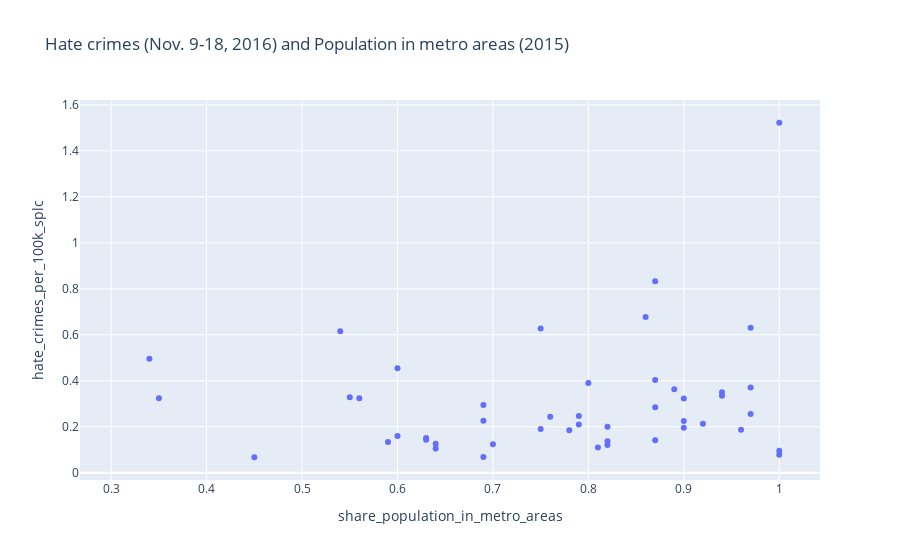

The code cell stored with this chart in its notebook:
### Code cell
metroarea_crime = hate_crimes[['state', 'share_population_in_metro_areas', 'hate_crimes_per_100k_splc']]

fig6 = px.scatter(metroarea_crime, 
                 x="share_population_in_metro_areas", 
                 y="hate_crimes_per_100k_splc",
                hover_name="state",
                title="Hate crimes (Nov. 9-18, 2016) and Population in metro areas (2015)")
fig6.show();

### Figure 1 — Plotly figure (JSON) as saved in the notebook; plotly's stock layout.template omitted (floating-point values rounded to 4 significant figures)
{"data": [{"hovertemplate": "<b>%{hovertext}</b><br><br>share_population_in_metro_areas=%{x}<br>hate_crimes_per_100k_splc=%{y}<extra></extra>", "hovertext": ["Alabama", "Alaska", "Arizona", "Arkansas", "California", "Colorado", "Connecticut", "Delaware", "District of Columbia", "Florida", "Georgia", "Hawaii", "Idaho", "Illinois", "Indiana", "Iowa", "Kansas", "Kentucky", "Louisiana", "Maine", "Maryland", "Massachusetts", "Michigan", "Minnesota", "Mississippi", "Missouri", "Montana", "Nebraska", "Nevada", "New Hampshire", "New Jersey", "New Mexico", "New York", "North Carolina", "North Dakota", "Ohio", "Oklahoma", "Oregon", "Pennsylvania", "Rhode Island", "South Carolina", "South Dakota", "Tennessee", "Texas", "Utah", "Vermont", "Virginia", "Washington", "West Virginia", "Wisconsin", "Wyoming"], "legendgroup": "", "marker": {"color": "#636efa", "symbol": "circle"}, "mode": "markers", "name": "", "orientation": "v", "showlegend": false, "type": "scatter", "x": [0.64, 0.63, 0.9, 0.69, 0.97, 0.8, 0.94, 0.9, 1, 0.96, 0.82, 0.76, 0.7, 0.9, 0.79, 0.6, 0.64, 0.56, 0.81, 0.54, 0.97, 0.97, 0.87, 0.75, 0.45, 0.78, 0.34, 0.6, 0.87, 0.63, 1, 0.69, 0.94, 0.76, 0.5, 0.75, 0.59, 0.87, 0.87, 1, 0.79, 0.51, 0.82, 0.92, 0.82, 0.35, 0.89, 0.86, 0.55, 0.69, 0.31], "xaxis": "x", "y": [0.1258, 0.1437, 0.2253, 0.06906, 0.2558, 0.3905, 0.3354, 0.3228, 1.522, 0.1875, 0.1204, null, 0.1242, 0.1953, 0.247, 0.4544, 0.1052, 0.3244, 0.1097, 0.6156, 0.3704, 0.6308, 0.4038, 0.6275, 0.06745, 0.1845, 0.4955, 0.1595, 0.1417, 0.1515, 0.07831, 0.2948, 0.3506, 0.244, null, 0.1907, 0.1336, 0.8328, 0.2851, 0.0954, 0.2099, null, 0.1999, 0.2136, 0.1365, 0.3241, 0.3632, 0.6775, 0.3287, 0.2262, null], "yaxis": "y"}], "layout": {"autosize": true, "legend": {"tracegroupgap": 0}, "title": {"text": "Hate crimes (Nov. 9-18, 2016) and Population in metro areas (2015)"}, "xaxis": {"anchor": "y", "autorange": true, "domain": [0, 1], "range": [0.2687, 1.041], "title": {"text": "share_population_in_metro_areas"}, "type": "linear"}, "yaxis": {"anchor": "x", "autorange": true, "domain": [0, 1], "range": [-0.03912, 1.629], "title": {"text": "hate_crimes_per_100k_splc"}, "type": "linear"}}}
